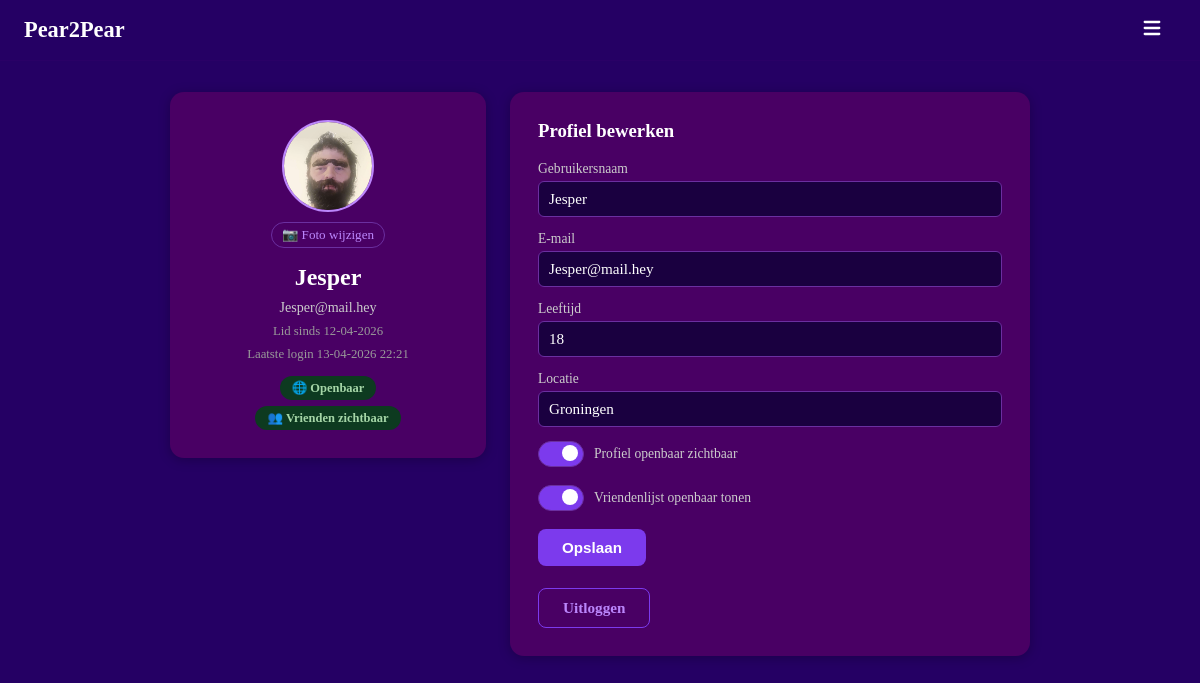
/account (signed in), run on the app's committed database.
### models.py (models this page shows, shortened)
class User(UserMixin, db.Model):
    __tablename__ = "users"
    id            = db.Column(db.Integer, primary_key=True)
    username      = db.Column(db.String(30),  unique=True, nullable=False, index=True)
    email         = db.Column(db.String(120), unique=True, nullable=False, index=True)
    password_hash = db.Column(db.String(256), nullable=False)
    created_at    = db.Column(db.DateTime, default=datetime.utcnow, nullable=False)
    last_login    = db.Column(db.DateTime, default=datetime.utcnow, nullable=False)
    age            = db.Column(db.Integer,     nullable=True)
    avatar         = db.Column(db.String(200),   nullable=True)
    location       = db.Column(db.String(100), nullable=True)
    is_public      = db.Column(db.Boolean, default=True,  nullable=False)
    friends_public = db.Column(db.Boolean, default=False, nullable=False)
    sent_requests     = db.relationship("Friendship", foreign_keys=[Friendship.from_id], backref="from_user", lazy="dynamic")
    received_requests = db.relationship("Friendship", foreign_keys=[Friendship.to_id],   backref="to_user",   lazy="dynamic")
    notifications     = db.relationship("Notification", foreign_keys=[Notification.user_id], backref="owner", lazy="dynamic", order_by=Notification.created_at.desc())
    def pending_received(self):
        reqs = Friendship.query.filter_by(to_id=self.id, status="pending").all()
        return User.query.filter(User.id.in_([r.from_id for r in reqs])).all()
    def unread_message_count(self):
        return Message.query.filter_by(receiver_id=self.id, read=False).count()
    def unread_notification_count(self):
        return Notification.query.filter_by(user_id=self.id, read=False).count()
    def total_inbox_count(self):
        return self.unread_message_count() + self.unread_notification_count()

### main.py (the view, shortened to what this page needs)
    @app.route("/account", methods=["GET", "POST"])
    @login_required
    def account():
        form = EditProfileForm(
            current_user_id=current_user.id,
            data={
                "username":       current_user.username,
                "email":          current_user.email,
                "age":            current_user.age,
                "location":       current_user.location,
                "is_public":      current_user.is_public,
                "friends_public": current_user.friends_public,
            }
        )
        return render_template("account.html", user=current_user, form=form)

### main.py (shortened to what this page needs)
class EditProfileForm(FlaskForm):
    username       = StringField("Gebruikersnaam", validators=[DataRequired(), Length(min=3, max=30)])
    email          = StringField("E-mail",         validators=[DataRequired(), Email()])
    age            = IntegerField("Leeftijd",       validators=[Optional(), NumberRange(min=1, max=120)])
    location       = StringField("Locatie",         validators=[Optional(), Length(max=100)])
    is_public      = BooleanField("Profiel openbaar")
    friends_public = BooleanField("Vriendenlijst openbaar")
    submit         = SubmitField("Opslaan")
    def __init__(self, current_user_id, *args, **kwargs):
        super().__init__(*args, **kwargs)
        self._current_user_id = current_user_id

### templates/account.html (shortened to what this page needs)
{% extends "base.html" %}
{% from "macros.html" import avatar %}
{% block content %}
<div class="account-page">
    <div class="box account-info">
        <div class="center">
            {{ avatar(user, size=88) }}
            <form method="POST" action="/account/avatar" enctype="multipart/form-data" style="margin:10px 0 4px;">
                <label class="avatar-upload-label" title="Profielfoto wijzigen">
                    📷 Foto wijzigen
                </label>
            </form>
            <h2>{{ user.username }}</h2>
            <p>{{ user.email }}</p>
            <p class="account-meta">Lid sinds {{ user.created_at.strftime('%d-%m-%Y') }}</p>
            <p class="account-meta">Laatste login {{ user.last_login.strftime('%d-%m-%Y %H:%M') }}</p>
            <span class="account-badge {% if user.is_public %}badge--public{% else %}badge--private{% endif %}">
                {% if user.is_public %}🌐 Openbaar{% else %}🔒 Privé{% endif %}
            </span>
            {% if user.friends_public %}
            <span class="account-badge badge--public" style="margin-top:6px;">👥 Vrienden zichtbaar</span>
            {% endif %}
        </div>
    </div>
    <div class="box account-edit">
        <h3>Profiel bewerken</h3>
        <form method="POST" action="/account">
            <div class="field">
                {{ form.username.label }}
                {{ form.username() }}
            </div>
            <div class="field">
                {{ form.email.label }}
                {{ form.email() }}
            </div>
            <div class="field">
                {{ form.age.label }}
                {{ form.age(placeholder="Jouw leeftijd") }}
            </div>
            <div class="field">
                {{ form.location.label }}
                {{ form.location(placeholder="Stad, land …") }}
            </div>
            <div class="field toggle-row">
                <label for="is_public" class="toggle-label">
                    <span class="toggle-track"><span class="toggle-thumb"></span></span>
                    Profiel openbaar zichtbaar
                </label>
            </div>
            <div class="field toggle-row">
                <label for="friends_public" class="toggle-label">
                    <span class="toggle-track"><span class="toggle-thumb"></span></span>
                    Vriendenlijst openbaar tonen
                </label>
            </div>
            <div class="field">
                {{ form.submit(class="btn") }}
            </div>
        </form>
        <a href="/logout" class="btn btn--outline" style="margin-top:8px;display:inline-block;">Uitloggen</a>
    </div>
</div>
{% endblock %}

### templates/macros.html
{% macro avatar(user, size=48, cls="") %}
{% if user.avatar %}
<img src="/static/avatars/{{ user.avatar }}"
     alt="{{ user.username }}"
     class="avatar-img {{ cls }}"
     style="width:{{ size }}px;height:{{ size }}px;border-radius:50%;object-fit:cover;border:2px solid #bb86fc;">
{% else %}
<div class="avatar-placeholder {{ cls }}"
     style="width:{{ size }}px;height:{{ size }}px;font-size:{{ (size * 0.42)|int }}px;">
  {{ user.username[0].upper() }}
</div>
{% endif %}
{% endmacro %}

### static/style.css (style rules this page uses)
html, body { height: 100%; margin: 0; background-color: #250064; }
h1, h2, h3, p, small, label { color: white; }
a { color: #bb86fc; }
.center { display: flex; text-align: center; flex-direction: column; align-items: center; }
.box { padding: 28px; border-radius: 14px; background-color: #490064; box-shadow: 0 2px 12px rgba(0,0,0,0.25); }
.field { display: flex; flex-direction: column; align-items: flex-start; margin-bottom: 14px; width: 100%; }
.field label { color: #ccc; font-size: 0.85rem; margin-bottom: 4px; }
.field input[type="text"], .field input[type="password"], .field input[type="email"], .field input[type="number"], .field textarea { width: 100%; padding: 8px 10px; border-radius: 6px; border: 1px solid #6b2fa0; background-color: #1a0040; color: white; font-size: 0.95rem; box-sizing: border-box; transition: border-color 0.2s; resize: vertical; font-family: inherit; }
.toggle-row { flex-direction: row; align-items: center; gap: 12px; }
.toggle-label { display: flex; align-items: center; gap: 10px; cursor: pointer; color: #ccc; font-size: 0.9rem; user-select: none; }
.toggle-track { width: 44px; height: 24px; background: #3a006f; border-radius: 999px; position: relative; transition: background 0.25s; flex-shrink: 0; border: 1px solid #6b2fa0; }
.toggle-thumb { position: absolute; top: 3px; left: 3px; width: 16px; height: 16px; border-radius: 50%; background: #888; transition: transform 0.25s, background 0.25s; }
input[type="checkbox"]:checked + .toggle-label .toggle-track { background: #7c3aed; }
input[type="checkbox"]:checked + .toggle-label .toggle-thumb { transform: translateX(20px); background: white; }
.btn { background-color: #7c3aed; color: white; border: none; padding: 10px 24px; border-radius: 8px; cursor: pointer; font-size: 0.95rem; font-weight: 600; transition: background-color 0.2s; text-decoration: none; display: inline-block; }
.btn--outline { background: transparent; border: 1px solid #7c3aed; color: #bb86fc; }
.account-page { display: flex; gap: 24px; align-items: flex-start; width: 80%; max-width: 860px; padding: 32px 0; }
.account-info { width: 260px; flex-shrink: 0; text-align: center; }
.account-info h2 { margin: 12px 0 4px; }
.account-info p { margin: 4px 0; color: #ccc; font-size: 0.88rem; }
.account-meta { color: #999 !important; font-size: 0.8rem !important; }
.account-badge { display: inline-block; margin-top: 10px; padding: 4px 12px; border-radius: 999px; font-size: 0.78rem; font-weight: 600; }
.badge--public { background: #0d3a20; color: #a5d6a7; }
.account-edit { flex: 1; }
.account-edit h3 { margin-top: 0; }
.avatar-img { flex-shrink: 0; }
.avatar-upload-label { display: inline-block; cursor: pointer; color: #bb86fc; font-size: 0.82rem; padding: 4px 10px; border: 1px solid #6b2fa0; border-radius: 999px; transition: background 0.15s; }

### data on the page
User: avatar (picture), username "Jesper", email "Jesper@mail.hey", created_at "12-04-2026", last_login "13-04-2026 22:21", age "18", location "Groningen"
